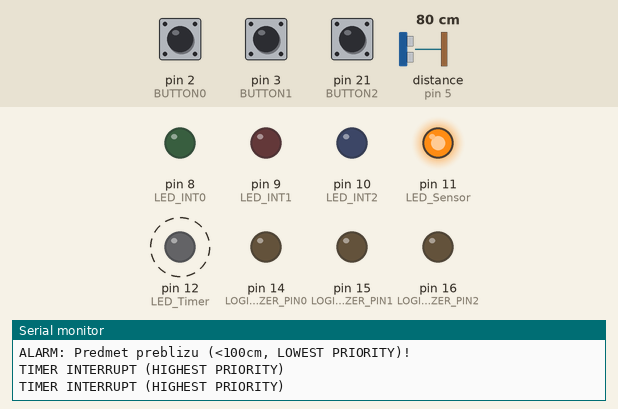
This sketch was run on a simulated Arduino Mega 2560, built with avr-gcc and run on an emulated ATmega2560. Shown: output pins drawn as LEDs (lit = HIGH), the last lines printed to the serial monitor. Wiring (from diagram.json): ultrasonic range finder: trigger pin 6; echo pin 5. Dashed ring = blinking. Inputs (shaded band) come from the test bench; at power-on: pin 2 (BUTTON0) HIGH, pin 3 (BUTTON1) HIGH, pin 21 (BUTTON2) HIGH, distance to the obstacle (sensor on pin 5) 80 cm. The echo pulse lasts 58.3 µs per cm; pins used as bus, display or sensor lines are not drawn.

Above: at 1.25 s.
1.3 s: pin 2 (BUTTON0) pulled LOW for 0.15 s
At 1.4 s:
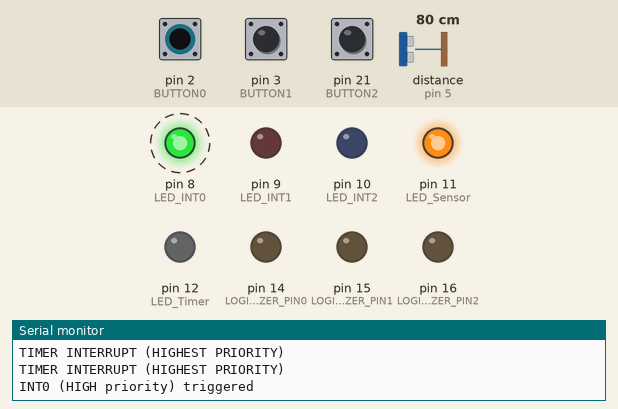
4.4 s: pin 3 (BUTTON1) pulled LOW for 0.15 s
At 4.5 s:
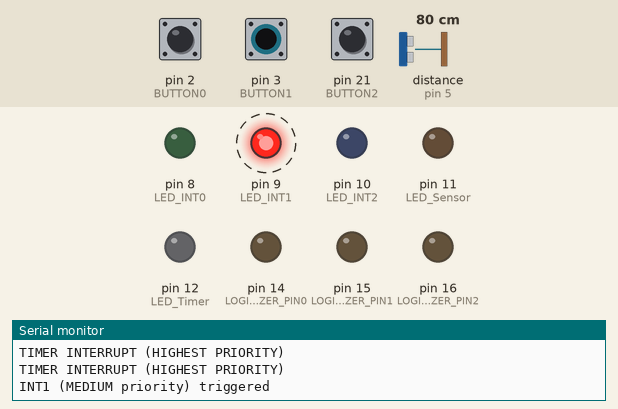
7.4 s: pin 21 (BUTTON2) pulled LOW for 0.15 s
At 7.5 s:
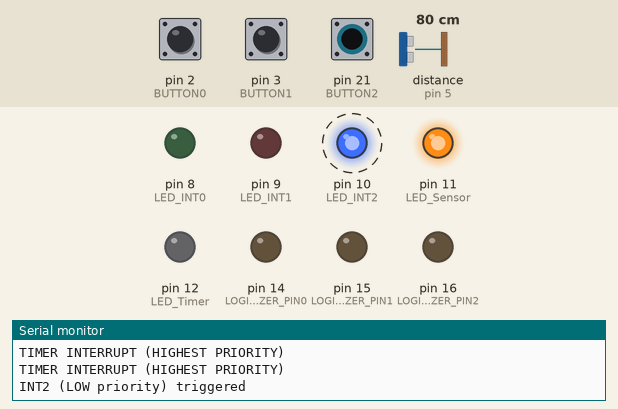
10.4 s: pin 2 (BUTTON0) pulled LOW for 1 s
At 10.5 s:
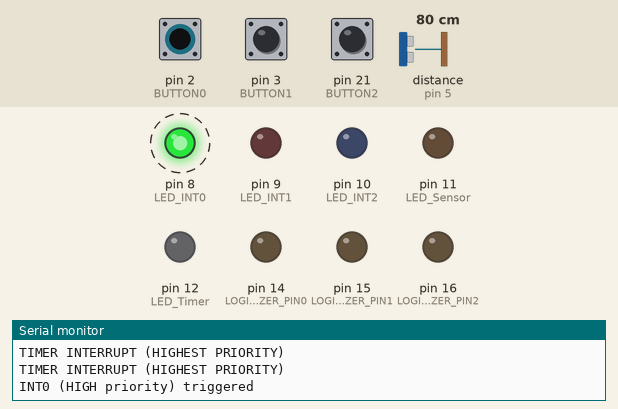
13.4 s: pin 21 (BUTTON2) pulled LOW for 1 s
At 13.5 s:
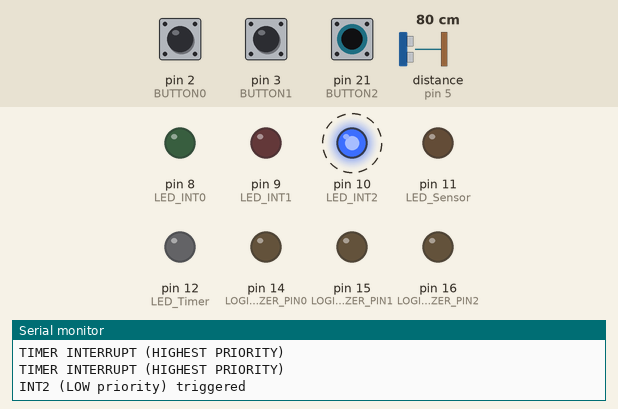
16.4 s: pin 3 (BUTTON1) pulled LOW for 1 s
At 16.5 s:
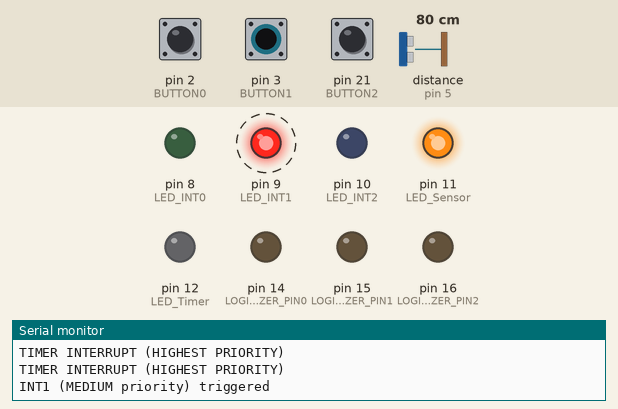
Timing chart, 0 to 20.4 s (numbered marks = the images above; inputs shaded):
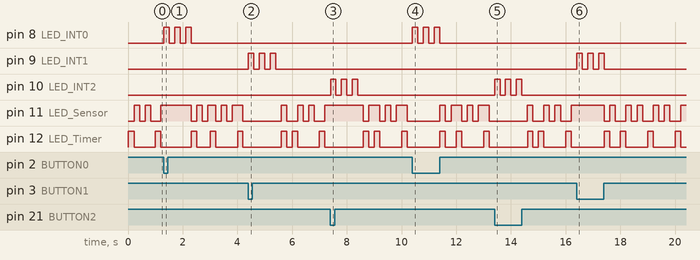

Measured:
- after the input at 1.3 s, pin 8 (LED_INT0): alternates HIGH for 0.20 s and LOW for 0.20 s, 6 changes in all, then stays LOW, starting at once
- after the input at 4.4 s, pin 9 (LED_INT1): alternates HIGH for 0.20 s and LOW for 0.20 s, 6 changes in all, then stays LOW, starting at once
- after the input at 7.4 s, pin 10 (LED_INT2): alternates HIGH for 0.20 s and LOW for 0.20 s, 6 changes in all, then stays LOW, starting at once
- after the input at 10.4 s, pin 8 (LED_INT0): alternates HIGH for 0.20 s and LOW for 0.20 s, 6 changes in all, then stays LOW, starting at once
- after the input at 13.4 s, pin 10 (LED_INT2): alternates HIGH for 0.20 s and LOW for 0.20 s, 6 changes in all, then stays LOW, starting at once
- after the input at 16.4 s, pin 9 (LED_INT1): alternates HIGH for 0.20 s and LOW for 0.20 s, 6 changes in all, then stays LOW, starting at once
- by itself, pin 11 (LED_Sensor): repeats every 1.0 s: HIGH 0.20 s, LOW 0.39 s, HIGH 0.20 s, LOW 0.20 s

The sketch:

sketch.ino
```cpp
/**
 * @file
 * @brief Simulates interrupts on an Arduino Mega (Wokwi project).
 *
 * This project demonstrates how to simulate external and timer interrupts using an Arduino Mega.
 * It uses three buttons (BUTTON0, BUTTON1, BUTTON2) to trigger external interrupts and a timer
 * (via Timer1) for periodic events. The program also measures distance using an ultrasonic sensor
 * and triggers a distance alert if an object is too close.
 *
 * Various LEDs indicate the interrupt events and sensor/timer actions. Additionally, several
 * digital pins are toggled to simulate signals for a logic analyzer.
 *
 * @note This code is designed for use with the Wokwi simulation environment.
 */

#include <avr/interrupt.h>

// Pin definitions
#define BUTTON0      2
#define BUTTON1      3
#define BUTTON2      21
#define LED_INT0     8
#define LED_INT1     9
#define LED_INT2     10
#define LED_Sensor   11
#define LED_Timer    12
#define TRIG_PIN     6
#define ECHO_PIN     5

#define TIMER1_PRESCALER   1024
#define TIMER1_COMPARE     15624
#define BLINK_INTERVAL     200
#define DEBOUNCE_DELAY     50
#define TIMER_DELAY        1000
#define ALARM_DISTANCE     100

// Logic analyzer pin definitions
#define LOGIC_ANALYZER_PIN0 14
#define LOGIC_ANALYZER_PIN1 15
#define LOGIC_ANALYZER_PIN2 16
#define LOGIC_ANALYZER_TIMER 17
#define LOGIC_ANALYZER_SENSOR 18

// Global volatile variables used in ISRs and main loop
volatile bool     intFlag[3] = {0};
volatile unsigned long lastInterruptTime[3] = {0}, lastTimerTime = 0;
volatile bool     distanceAlert = 0, timerFlag = 0;
volatile bool     pastDistanceAlert;

/**
 * @brief Arduino setup function.
 *
 * Configures the pin modes for LEDs, buttons, ultrasonic sensor, and logic analyzer pins.
 * Attaches external interrupts for BUTTON0, BUTTON1, and BUTTON2.
 * Sets up Timer1 to generate an interrupt when it reaches the compare value.
 * Initializes serial communication and enables interrupts.
 */
void setup(){
    pinMode(LED_INT0,    OUTPUT);
    pinMode(LED_INT1,    OUTPUT);
    pinMode(LED_INT2,    OUTPUT);
    pinMode(LED_Sensor,  OUTPUT);
    pinMode(LED_Timer,   OUTPUT);

    pinMode(BUTTON0, INPUT_PULLUP);
    pinMode(BUTTON1, INPUT_PULLUP);
    pinMode(BUTTON2, INPUT_PULLUP);

    pinMode(TRIG_PIN, OUTPUT);
    pinMode(ECHO_PIN, INPUT);

    pinMode(LOGIC_ANALYZER_PIN0, OUTPUT);
    pinMode(LOGIC_ANALYZER_PIN1, OUTPUT);
    pinMode(LOGIC_ANALYZER_PIN2, OUTPUT);
    pinMode(LOGIC_ANALYZER_TIMER, OUTPUT);
    pinMode(LOGIC_ANALYZER_SENSOR, OUTPUT);

    attachInterrupt(digitalPinToInterrupt(BUTTON0), ISR_INT0, FALLING);
    attachInterrupt(digitalPinToInterrupt(BUTTON1), ISR_INT1, FALLING);
    attachInterrupt(digitalPinToInterrupt(BUTTON2), ISR_INT2, FALLING);

    // Configure Timer1 in CTC mode with prescaler 1024
    TCCR1A = 0;
    TCCR1B = (1 << WGM12) | (1 << CS12) | (1 << CS10);
    OCR1A  = TIMER1_COMPARE;
    TIMSK1 = (1 << OCIE1A);

    Serial.begin(9600);
    sei();  // Enable global interrupts
    float d = measureDistance();
    pastDistanceAlert = (d > 0 && d < ALARM_DISTANCE);
    if (pastDistanceAlert == 1){
      digitalWrite(LOGIC_ANALYZER_SENSOR, HIGH);
      Serial.println("ALARM: Predmet preblizu (<100cm, LOWEST PRIORITY)!");
    }
}

/**
 * @brief Arduino main loop.
 *
 * Continuously measures the distance using the ultrasonic sensor.
 * Sets the distanceAlert flag based on the measured distance.
 * Checks for a timer interrupt flag and handles it.
 * Processes any pending external interrupts by blinking the corresponding LEDs.
 * Triggers a distance alert if an object is detected too close.
 */
void loop(){
    float d = measureDistance();
    distanceAlert = (d > 0 && d < ALARM_DISTANCE);
    if(pastDistanceAlert != distanceAlert){
      if (distanceAlert == 0){
        digitalWrite(LOGIC_ANALYZER_SENSOR, LOW);
      } else {
        digitalWrite(LOGIC_ANALYZER_SENSOR, HIGH);
        Serial.println("ALARM: Predmet preblizu (<100cm, LOWEST PRIORITY)!");
      }
      pastDistanceAlert = distanceAlert;
    }

    if(timerFlag){
        handleTimerInterrupt();
    }

    handleBlinking();

    triggerDistanceAlert();
}

/**
 * @brief Timer1 Compare Match Interrupt Service Routine.
 *
 * This ISR is called when Timer1 reaches the compare value.
 * It toggles the logic analyzer timer pin, sets the timer flag, and updates the last timer time.
 */
ISR(TIMER1_COMPA_vect){
    digitalWrite(LOGIC_ANALYZER_TIMER, HIGH);
    timerFlag = true;
    lastTimerTime = millis();
    digitalWrite(LOGIC_ANALYZER_TIMER, LOW);
}

/**
 * @brief Handles the timer interrupt event.
 *
 * Activates the LED for timer events, prints a message to the Serial Monitor,
 * waits for a short duration, then turns off the LED and resets the timer flag.
 */
void handleTimerInterrupt(){
    digitalWrite(LED_Timer, HIGH);
    Serial.println("TIMER INTERRUPT (HIGHEST PRIORITY)");
    delay(200);
    digitalWrite(LED_Timer, LOW);
    timerFlag = false;
}

/**
 * @brief Interrupt Service Routine for BUTTON0 (INT0).
 *
 * Toggles the logic analyzer pin for INT0 and calls the generic interrupt handler.
 */
void ISR_INT0(){
    digitalWrite(LOGIC_ANALYZER_PIN0, HIGH);
    handleInterrupt(0, LED_INT0, "INT0 (HIGH priority) triggered");
    digitalWrite(LOGIC_ANALYZER_PIN0, LOW);
}

/**
 * @brief Interrupt Service Routine for BUTTON1 (INT1).
 *
 * Toggles the logic analyzer pin for INT1 and calls the generic interrupt handler.
 */
void ISR_INT1(){
    digitalWrite(LOGIC_ANALYZER_PIN1, HIGH);
    handleInterrupt(1, LED_INT1, "INT1 (MEDIUM priority) triggered");
    digitalWrite(LOGIC_ANALYZER_PIN1, LOW);
}

/**
 * @brief Interrupt Service Routine for BUTTON2 (INT2).
 *
 * Toggles the logic analyzer pin for INT2 and calls the generic interrupt handler.
 */
void ISR_INT2(){
    digitalWrite(LOGIC_ANALYZER_PIN2, HIGH);
    handleInterrupt(2, LED_INT2, "INT2 (LOW priority) triggered");
    digitalWrite(LOGIC_ANALYZER_PIN2, LOW);
}

/**
 * @brief Common interrupt handler.
 *
 * Debounces the interrupt by checking the elapsed time since the last interrupt.
 * If the debounce delay has passed, the corresponding interrupt flag is set,
 * the current time is saved, and a message is printed to the Serial Monitor.
 *
 * @param i Interrupt index (0 for INT0, 1 for INT1, 2 for INT2).
 * @param led LED pin associated with this interrupt.
 * @param msg Message to print indicating which interrupt was triggered.
 */
void handleInterrupt(int i, int led, const char* msg){
    if((millis() - lastInterruptTime[i]) < DEBOUNCE_DELAY) return;
    lastInterruptTime[i] = millis();
    intFlag[i] = true;
    Serial.println(msg);
}

/**
 * @brief Processes external interrupt flags by blinking LEDs.
 *
 * Iterates over the interrupt flags array; if a flag is set, calls blinkLed for the
 * corresponding LED and then clears the flag.
 */
void handleBlinking(){
    for(int i = 0; i < 3; i++){
        if(intFlag[i]){
            blinkLed((i == 0) ? LED_INT0 : (i == 1) ? LED_INT1 : LED_INT2);
            intFlag[i] = false;
        }
    }
}

/**
 * @brief Blinks the specified LED for 1 second.
 *
 * Toggles the LED state every BLINK_INTERVAL milliseconds for a duration of 1 second.
 *
 * @param led Pin number of the LED to blink.
 */
void blinkLed(int led){
    unsigned long start = millis();
    while(millis() - start < 1000){
        digitalWrite(led, !digitalRead(led));
        delay(BLINK_INTERVAL);
    }
    digitalWrite(led, LOW);
}

/**
 * @brief Measures distance using an ultrasonic sensor.
 *
 * Sends a trigger pulse on TRIG_PIN, then measures the duration of the echo on ECHO_PIN.
 * Converts the pulse duration to a distance in centimeters.
 *
 * @return Measured distance in centimeters, or -1 if no valid echo is received.
 */
float measureDistance(){
    digitalWrite(TRIG_PIN, LOW);
    delayMicroseconds(2);
    digitalWrite(TRIG_PIN, HIGH);
    delayMicroseconds(10);
    digitalWrite(TRIG_PIN, LOW);

    long t = pulseIn(ECHO_PIN, HIGH, 30000);
    return (t > 0) ? t / 58.0 : -1;
}

/**
 * @brief Triggers a distance alert if an object is detected too close.
 *
 * If the measured distance is within the alarm threshold, this function toggles the sensor LED
 * at 200 ms intervals and prints an alarm message. Otherwise, it ensures the LED is turned off.
 */
void triggerDistanceAlert() {
    static unsigned long prev = 0;
    if (distanceAlert) {
        if (millis() - prev >= 200) {
            prev = millis();
            digitalWrite(LED_Sensor, !digitalRead(LED_Sensor));
        }
    } else {
        digitalWrite(LED_Sensor, LOW);  // Turn off LED when distance is safe
    }
}
```
